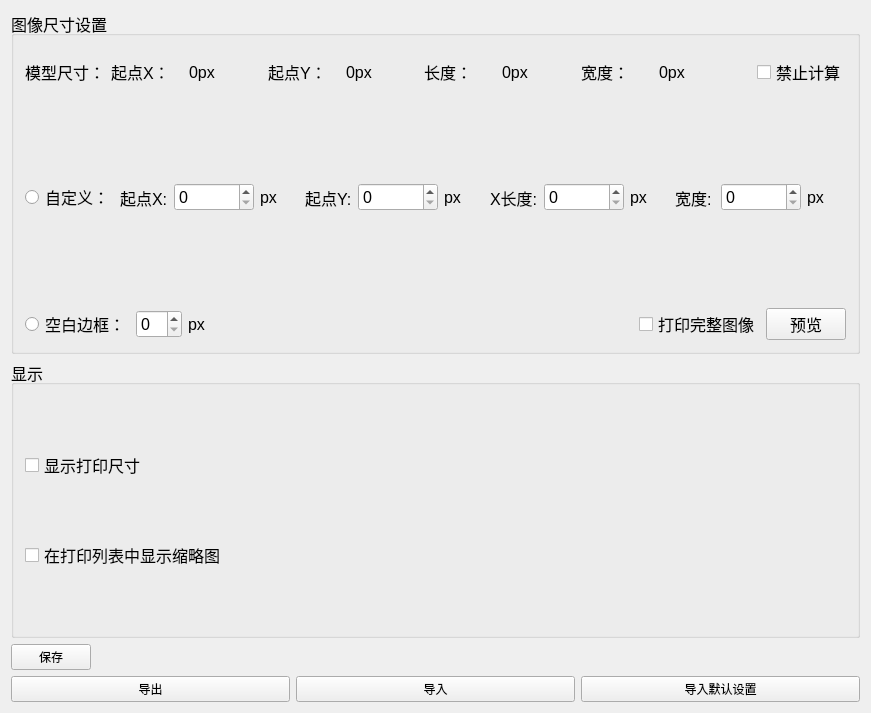
<?xml version="1.0" encoding="UTF-8"?>
<ui version="4.0">
 <class>ImageSettingsClass</class>
 <widget class="QWidget" name="ImageSettingsClass">
  <property name="geometry">
   <rect>
    <x>0</x>
    <y>0</y>
    <width>871</width>
    <height>713</height>
   </rect>
  </property>
  <property name="windowTitle">
   <string>ImageSettings</string>
  </property>
  <layout class="QVBoxLayout" name="verticalLayout_6">
   <item>
    <layout class="QVBoxLayout" name="verticalLayout_5">
     <item>
      <widget class="QGroupBox" name="groupBox">
       <property name="font">
        <font>
         <pointsize>12</pointsize>
        </font>
       </property>
       <property name="title">
        <string>图像尺寸设置</string>
       </property>
       <layout class="QVBoxLayout" name="verticalLayout_3">
        <item>
         <layout class="QVBoxLayout" name="verticalLayout_2">
          <item>
           <spacer name="verticalSpacer">
            <property name="orientation">
             <enum>Qt::Vertical</enum>
            </property>
            <property name="sizeType">
             <enum>QSizePolicy::Fixed</enum>
            </property>
            <property name="sizeHint" stdset="0">
             <size>
              <width>20</width>
              <height>10</height>
             </size>
            </property>
           </spacer>
          </item>
          <item>
           <layout class="QHBoxLayout" name="horizontalLayout_23">
            <item>
             <widget class="QLabel" name="label_32">
              <property name="font">
               <font>
                <pointsize>12</pointsize>
               </font>
              </property>
              <property name="text">
               <string>模型尺寸：</string>
              </property>
             </widget>
            </item>
            <item>
             <widget class="QLabel" name="label_38">
              <property name="font">
               <font>
                <pointsize>12</pointsize>
               </font>
              </property>
              <property name="text">
               <string>起点X：</string>
              </property>
             </widget>
            </item>
            <item>
             <widget class="QLabel" name="startPointXLabel">
              <property name="font">
               <font>
                <pointsize>12</pointsize>
               </font>
              </property>
              <property name="text">
               <string>0px</string>
              </property>
             </widget>
            </item>
            <item>
             <widget class="QLabel" name="label_41">
              <property name="font">
               <font>
                <pointsize>12</pointsize>
               </font>
              </property>
              <property name="text">
               <string>起点Y：</string>
              </property>
             </widget>
            </item>
            <item>
             <widget class="QLabel" name="startPointYLabel">
              <property name="font">
               <font>
                <pointsize>12</pointsize>
               </font>
              </property>
              <property name="text">
               <string>0px</string>
              </property>
             </widget>
            </item>
            <item>
             <widget class="QLabel" name="label_52">
              <property name="font">
               <font>
                <pointsize>12</pointsize>
               </font>
              </property>
              <property name="text">
               <string>长度：</string>
              </property>
             </widget>
            </item>
            <item>
             <widget class="QLabel" name="modelLengthLabel">
              <property name="font">
               <font>
                <pointsize>12</pointsize>
               </font>
              </property>
              <property name="text">
               <string>0px</string>
              </property>
             </widget>
            </item>
            <item>
             <widget class="QLabel" name="label_54">
              <property name="font">
               <font>
                <pointsize>12</pointsize>
               </font>
              </property>
              <property name="text">
               <string>宽度：</string>
              </property>
             </widget>
            </item>
            <item>
             <widget class="QLabel" name="modelWidthLabel">
              <property name="font">
               <font>
                <pointsize>12</pointsize>
               </font>
              </property>
              <property name="text">
               <string>0px</string>
              </property>
             </widget>
            </item>
            <item>
             <spacer name="horizontalSpacer_6">
              <property name="orientation">
               <enum>Qt::Horizontal</enum>
              </property>
              <property name="sizeType">
               <enum>QSizePolicy::Fixed</enum>
              </property>
              <property name="sizeHint" stdset="0">
               <size>
                <width>20</width>
                <height>20</height>
               </size>
              </property>
             </spacer>
            </item>
            <item>
             <widget class="QCheckBox" name="disableCalculationCheckBox">
              <property name="font">
               <font>
                <pointsize>12</pointsize>
               </font>
              </property>
              <property name="text">
               <string>禁止计算</string>
              </property>
             </widget>
            </item>
           </layout>
          </item>
          <item>
           <layout class="QHBoxLayout" name="horizontalLayout_2">
            <item>
             <widget class="QRadioButton" name="userDefinedRadioButton">
              <property name="font">
               <font>
                <pointsize>12</pointsize>
               </font>
              </property>
              <property name="text">
               <string>自定义：</string>
              </property>
             </widget>
            </item>
            <item>
             <widget class="QLabel" name="label_56">
              <property name="font">
               <font>
                <pointsize>12</pointsize>
               </font>
              </property>
              <property name="text">
               <string>起点X:</string>
              </property>
             </widget>
            </item>
            <item>
             <widget class="QSpinBox" name="userDefinedStartPointXSpinBox">
              <property name="minimumSize">
               <size>
                <width>80</width>
                <height>0</height>
               </size>
              </property>
              <property name="maximumSize">
               <size>
                <width>80</width>
                <height>16777215</height>
               </size>
              </property>
              <property name="font">
               <font>
                <pointsize>12</pointsize>
               </font>
              </property>
             </widget>
            </item>
            <item>
             <widget class="QLabel" name="label_57">
              <property name="font">
               <font>
                <pointsize>12</pointsize>
               </font>
              </property>
              <property name="text">
               <string>px</string>
              </property>
             </widget>
            </item>
            <item>
             <widget class="QLabel" name="label_58">
              <property name="font">
               <font>
                <pointsize>12</pointsize>
               </font>
              </property>
              <property name="text">
               <string>起点Y:</string>
              </property>
             </widget>
            </item>
            <item>
             <widget class="QSpinBox" name="userDefinedStartPointYSpinBox">
              <property name="minimumSize">
               <size>
                <width>80</width>
                <height>0</height>
               </size>
              </property>
              <property name="maximumSize">
               <size>
                <width>80</width>
                <height>16777215</height>
               </size>
              </property>
              <property name="font">
               <font>
                <pointsize>12</pointsize>
               </font>
              </property>
             </widget>
            </item>
            <item>
             <widget class="QLabel" name="label_59">
              <property name="font">
               <font>
                <pointsize>12</pointsize>
               </font>
              </property>
              <property name="text">
               <string>px</string>
              </property>
             </widget>
            </item>
            <item>
             <widget class="QLabel" name="label_60">
              <property name="font">
               <font>
                <pointsize>12</pointsize>
               </font>
              </property>
              <property name="text">
               <string>X长度:</string>
              </property>
             </widget>
            </item>
            <item>
             <widget class="QSpinBox" name="userDefinedXLengthSpinBox">
              <property name="minimumSize">
               <size>
                <width>80</width>
                <height>0</height>
               </size>
              </property>
              <property name="maximumSize">
               <size>
                <width>80</width>
                <height>16777215</height>
               </size>
              </property>
              <property name="font">
               <font>
                <pointsize>12</pointsize>
               </font>
              </property>
             </widget>
            </item>
            <item>
             <widget class="QLabel" name="label_61">
              <property name="font">
               <font>
                <pointsize>12</pointsize>
               </font>
              </property>
              <property name="text">
               <string>px</string>
              </property>
             </widget>
            </item>
            <item>
             <widget class="QLabel" name="label_62">
              <property name="font">
               <font>
                <pointsize>12</pointsize>
               </font>
              </property>
              <property name="text">
               <string>宽度:</string>
              </property>
             </widget>
            </item>
            <item>
             <widget class="QSpinBox" name="userDefinedWidthSpinBox">
              <property name="minimumSize">
               <size>
                <width>80</width>
                <height>0</height>
               </size>
              </property>
              <property name="maximumSize">
               <size>
                <width>80</width>
                <height>16777215</height>
               </size>
              </property>
              <property name="font">
               <font>
                <pointsize>12</pointsize>
               </font>
              </property>
             </widget>
            </item>
            <item>
             <widget class="QLabel" name="label_63">
              <property name="font">
               <font>
                <pointsize>12</pointsize>
               </font>
              </property>
              <property name="text">
               <string>px</string>
              </property>
             </widget>
            </item>
           </layout>
          </item>
          <item>
           <layout class="QHBoxLayout" name="horizontalLayout_25">
            <item>
             <widget class="QRadioButton" name="blankBorderRadioButton">
              <property name="text">
               <string>空白边框：</string>
              </property>
             </widget>
            </item>
            <item>
             <widget class="QSpinBox" name="borderWidthSpinBox"/>
            </item>
            <item>
             <widget class="QLabel" name="label_64">
              <property name="text">
               <string>px</string>
              </property>
             </widget>
            </item>
            <item>
             <spacer name="horizontalSpacer_7">
              <property name="orientation">
               <enum>Qt::Horizontal</enum>
              </property>
              <property name="sizeHint" stdset="0">
               <size>
                <width>428</width>
                <height>20</height>
               </size>
              </property>
             </spacer>
            </item>
            <item>
             <widget class="QCheckBox" name="printFullImageCheckBox">
              <property name="text">
               <string>打印完整图像</string>
              </property>
             </widget>
            </item>
            <item>
             <widget class="QPushButton" name="preViewButton">
              <property name="text">
               <string>预览</string>
              </property>
             </widget>
            </item>
           </layout>
          </item>
         </layout>
        </item>
       </layout>
      </widget>
     </item>
     <item>
      <layout class="QVBoxLayout" name="verticalLayout_4">
       <item>
        <widget class="QGroupBox" name="groupBox_13">
         <property name="font">
          <font>
           <pointsize>12</pointsize>
          </font>
         </property>
         <property name="title">
          <string>显示</string>
         </property>
         <layout class="QVBoxLayout" name="verticalLayout">
          <item>
           <widget class="QCheckBox" name="showPrintSizeCheckBox">
            <property name="text">
             <string>显示打印尺寸</string>
            </property>
           </widget>
          </item>
          <item>
           <widget class="QCheckBox" name="showThumbnailsCheckBox">
            <property name="text">
             <string>在打印列表中显示缩略图</string>
            </property>
           </widget>
          </item>
         </layout>
        </widget>
       </item>
       <item>
        <layout class="QHBoxLayout" name="horizontalLayout">
         <item>
          <widget class="QPushButton" name="saveButton">
           <property name="text">
            <string>保存</string>
           </property>
          </widget>
         </item>
         <item>
          <spacer name="horizontalSpacer">
           <property name="orientation">
            <enum>Qt::Horizontal</enum>
           </property>
           <property name="sizeHint" stdset="0">
            <size>
             <width>40</width>
             <height>20</height>
            </size>
           </property>
          </spacer>
         </item>
        </layout>
       </item>
       <item>
        <layout class="QHBoxLayout" name="horizontalLayout_3">
         <item>
          <widget class="QPushButton" name="exportButton">
           <property name="text">
            <string>导出</string>
           </property>
          </widget>
         </item>
         <item>
          <widget class="QPushButton" name="importButton">
           <property name="text">
            <string>导入</string>
           </property>
          </widget>
         </item>
         <item>
          <widget class="QPushButton" name="importDefaultSettingsButton">
           <property name="text">
            <string>导入默认设置</string>
           </property>
          </widget>
         </item>
        </layout>
       </item>
      </layout>
     </item>
    </layout>
   </item>
  </layout>
 </widget>
 <layoutdefault spacing="6" margin="11"/>
 <resources/>
 <connections/>
</ui>
